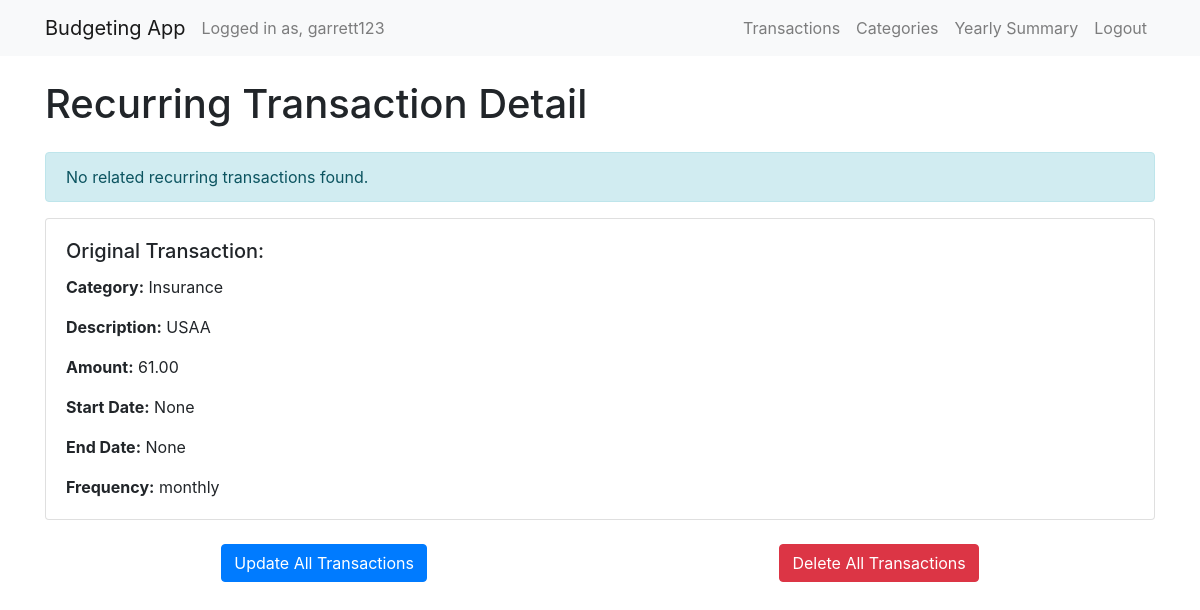
The app's page /recurring_transaction_detail/52/ (signed in), older data.
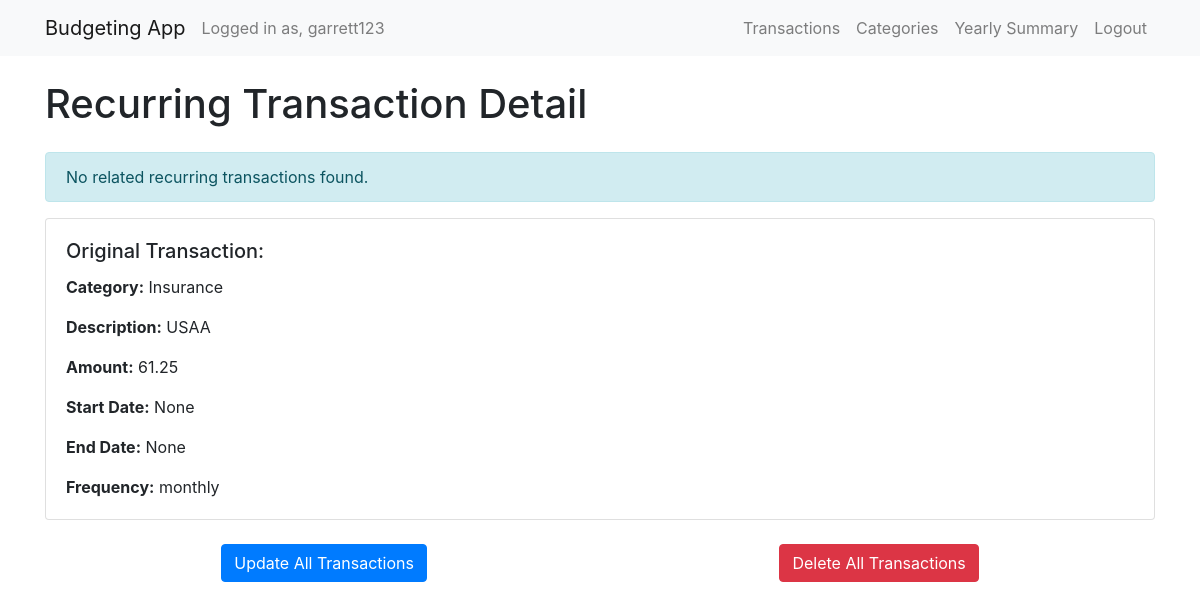
The same page, newer data.
### budget/models.py (models this page shows, shortened)
class Transaction(models.Model):
    user = models.ForeignKey(User, on_delete=models.CASCADE)
    amount = models.DecimalField(max_digits=10, decimal_places=2)
    description = models.CharField(max_length=255)
    category = models.ForeignKey(Category, on_delete=models.CASCADE)
    is_income = models.BooleanField(default=False)
    transaction_date = models.DateField()
    recurring = models.BooleanField(default=False)
    frequency = models.CharField(max_length=10, null=True, blank=True)  # e.g., 'monthly', 'weekly',
    start_date = models.DateField(null=True, blank=True)
    end_date = models.DateField(null=True, blank=True)
    original_transaction = models.ForeignKey('self', on_delete=models.SET_NULL, null=True, blank=True)
    related_transaction = models.ForeignKey('self', on_delete=models.SET_NULL, null=True, blank=True, related_name='related_transactions')

class Category(models.Model):
    user = models.ForeignKey(User, on_delete=models.CASCADE)
    name = models.CharField(max_length=255)

### budget/views.py (the view)
# urls.py: path('recurring_transaction_detail/<int:pk>/', views.recurring_transaction_detail, name='recurring_transaction_detail'),
@login_required
def recurring_transaction_detail(request, pk):
    try:
        original_transaction = Transaction.objects.get(id=pk, user=request.user)
        if original_transaction.original_transaction is not None:
            raise Http404("This transaction is not the original one.")
        transactions = Transaction.objects.filter(user=request.user, related_transaction=original_transaction)
        if not transactions.exists():
            messages.info(request, 'No related recurring transactions found.')
        context = {
            'transactions': transactions,
            'original_transaction': original_transaction
        }
        return render(request, 'recurring_transaction_detail.html', context)
    except Transaction.DoesNotExist:
        raise Http404("Transaction not found.")

### budget/context_processors.py (called while the page is built)
def default_year_month(request):
    current_date = datetime.now()
    default_year = current_date.year
    default_month = current_date.month
    return {
        'default_year': default_year,
        'default_month': default_month,
    }

### budget/templates/recurring_transaction_detail.html (shortened to what this page needs)
{% extends 'layout.html' %}
{% block content %}
<div class="container mb-5">
    <h1 class="my-4">Recurring Transaction Detail</h1>
    {% if messages %}
        {% for message in messages %}
            <div class="alert alert-{{ message.tags }}" role="alert">
                {{ message }}
            </div>
        {% endfor %}
    {% endif %}
    <div class="card mb-4">
        <div class="card-body">
            <h5 class="card-title">Original Transaction:</h5>
            <p class="card-text"><strong>Category:</strong> {{ original_transaction.category.name }}</p>
            <p class="card-text"><strong>Description:</strong> {{ original_transaction.description }}</p>
            <p class="card-text"><strong>Amount:</strong> {{ original_transaction.amount }}</p>
            <p class="card-text"><strong>Start Date:</strong> {{ original_transaction.start_date }}</p>
            <p class="card-text"><strong>End Date:</strong> {{ original_transaction.end_date }}</p>
            <p class="card-text"><strong>Frequency:</strong> {{ original_transaction.frequency }}</p>
        </div>
    </div>
    <div class="mb-4 d-flex justify-content-around align-items-center mt-4">
    <a href="{% url 'update_all_transactions' original_transaction.id %}" class="btn btn-primary">Update All Transactions</a>
    <form action="{% url 'delete_all_transactions' original_transaction.id %}" method="post">
        <button type="submit" class="btn btn-danger">Delete All Transactions</button>
    </form>
    </div>
</div>
{% endblock %}

Row changes from the older to the newer data that the page shows:
changed Transaction "USAA": amount "61.00" → "61.25"
